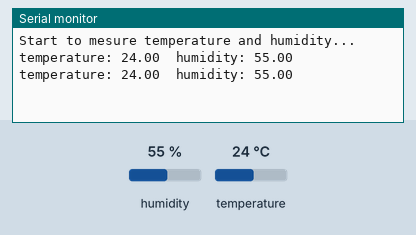
Bench run of a sketch on a simulated Arduino Uno, built with avr-gcc and run on an emulated ATmega328P. Shown: the last lines printed to the serial monitor. Inputs (shaded band) come from the test bench; at power-on: humidity 55 %, temperature 24 °C.

Above: at 5.8 s.
5.9 s: humidity set to 22 %
At 8.9 s:
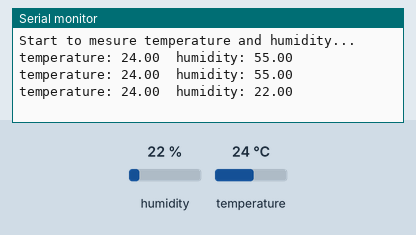
10.2 s: temperature set to 12 °C
At 11.6 s:
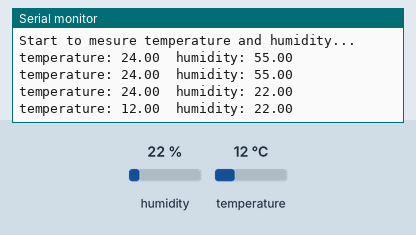
14.5 s: humidity set to 40 %
At 18.2 s:
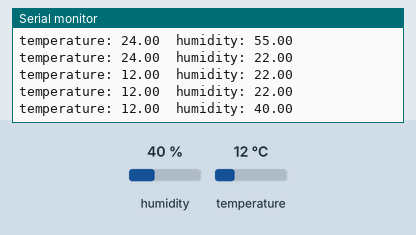
Timing chart, 0 to 19.7 s (numbered marks = the images above; inputs shaded):
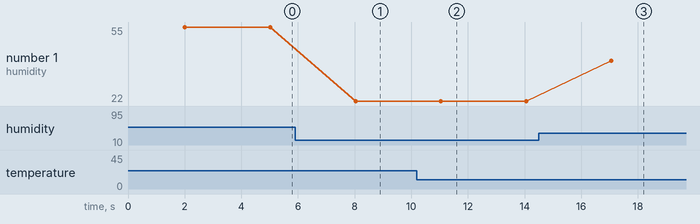

The sketch:

lab2_DHT.ino
```cpp
#define D0 16
#define D3 0
#define DHPIN D3
#define DHTTYPE DHTesp::DHT22
#include "DHTesp.h"
//week 1-2
//temperature sensing

DHTesp sensor;

void setup() {
  // put your setup code here, to run once:cddp
  Serial.begin(115200);
  Serial.println("\n\nStart to mesure temperature and humidity...");
  sensor.setup(DHPIN, DHTTYPE); // Connect DHT sensor to GPIO 17

}

void loop() {
  // put your main code here, to run repeatedly:
  delay(sensor.getMinimumSamplingPeriod());

  float hum = sensor.getHumidity();
  float temp = sensor.getTemperature();

  if( !isnan(hum) && !isnan(temp)){
    Serial.print("temperature: ");
    Serial.print(temp);
    Serial.print("\thumidity: ");
    Serial.println(hum);
  }else{
    Serial.println("Cannot read information from sensor");
  }

  // Serial.print(sensor.getStatusString());
  // Serial.print("\t");
  // Serial.print(hum, 1);
  // Serial.print("\t\t");
  // Serial.print(temp, 1);
  // Serial.print("\t\t");
  // Serial.print(sensor.toFahrenheit(temp), 1);
  // Serial.print("\t\t");
  // Serial.print(sensor.computeHeatIndex(temp, hum, false), 1);
  // Serial.print("\t\t");
  // Serial.println(sensor.computeHeatIndex(sensor.toFahrenheit(temp), hum, true), 1);


  delay(1000);

}
```

Measured:
- after the input at 5.9 s, the serial monitor: prints a new line after 2.1 s (image 1)
- after the input at 10.2 s, the serial monitor: prints a new line after 0.85 s (image 2)
- after the input at 14.5 s, the serial monitor: prints a new line after 2.6 s (image 3)
- plotted number 1: 55 → 22 after the input at 5.9 s, 22 → 40 after the input at 14.5 s
